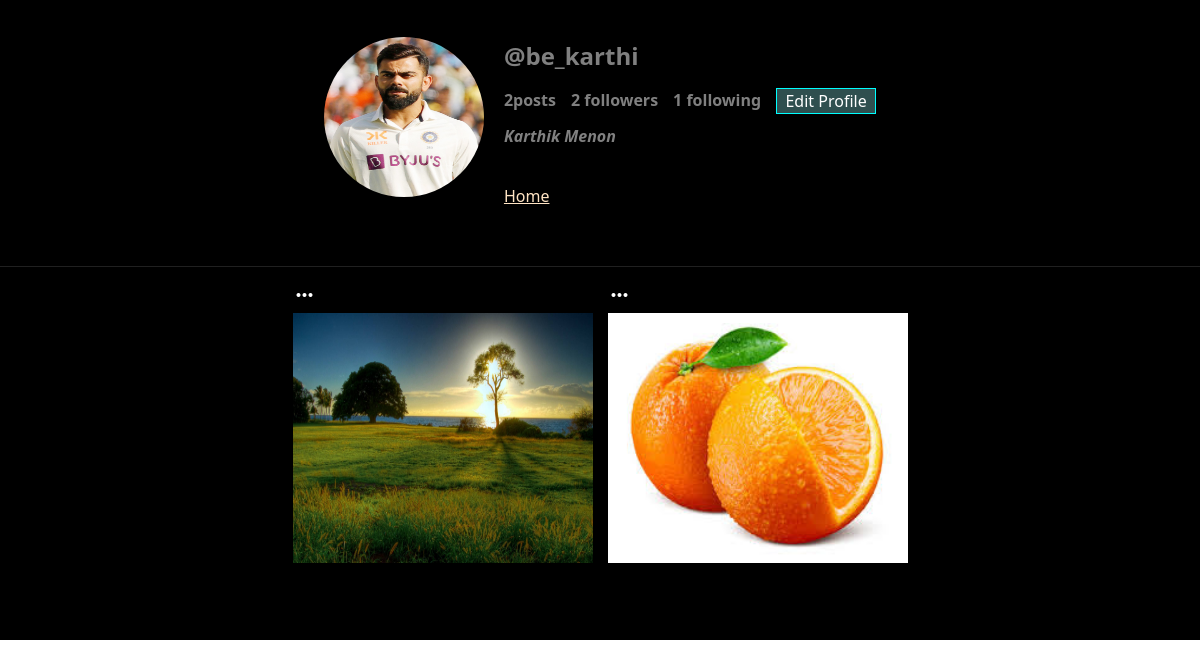
Page /accounts/useracc/be_karthi (signed in) on the committed database.
### socialapp/models.py (models this page shows, shortened)
class Profile(models.Model):
    user=models.OneToOneField(User,on_delete=models.CASCADE)
    fullname=models.CharField(max_length=50,blank=True)
    bio=models.TextField(blank=True)
    location=models.CharField(max_length=50,blank=True)
    links=models.URLField(blank=True)
    profile_pic=models.ImageField(upload_to='pictures',default='blank_profile.jpg')

class Post(models.Model):
    id=models.UUIDField(primary_key=True,default=uuid.uuid4)
    user=models.CharField(max_length=100)
    image=models.ImageField(upload_to='post_images')
    caption=models.TextField()
    created_at=models.DateTimeField(default=datetime.now)
    no_of_likes=models.IntegerField(default=0)

### socialapp/views.py (the view)
# urls.py: path('useracc/<str:pk>',views.useraccount,name='useracc'),
@login_required(login_url='login')
def useraccount(request,pk):
    user_object=User.objects.get(username=pk)
    user_profile=Profile.objects.get(user=user_object)
    user_posts=Post.objects.filter(user=pk)
    user_post_length=len(user_posts)
    follower=request.user.username
    user=pk
    if FollowersCount.objects.filter(follower=follower,user=user).first():
        button_text='unfollow'
    else:
        button_text='follow'
    user_followers=len(FollowersCount.objects.filter(user=pk))
    user_following=len(FollowersCount.objects.filter(follower=pk))
    context={
        'user_object':user_object,
        'user_profile':user_profile,
        'user_posts':user_posts,
        'user_post_length':user_post_length,
        'button_text':button_text,
        'user_followers':user_followers,
        'user_following':user_following
    }
    return render(request,'useraccount.html',context)

### templates/useraccount.html (shortened to what this page needs)
{% load static %}
<!DOCTYPE html>
<html lang="en">
<head>
    <link href="{% static 'css/useraccount.css' %}" rel="stylesheet">
    <link href="https://cdn.jsdelivr.net/npm/bootstrap@5.3.3/dist/css/bootstrap.min.css" rel="stylesheet">
</head>
<body>
    <div class="maindiv">
        <div class=" userdet">
            <div class="imgpart">
                <figure><img src="/accounts/{{user_profile.profile_pic}}" ></figure>
            </div>
            <div class="detpart">
                <h4><b>@{{user_profile.user.username}}</b></h4>
                <form action="{% url 'follow' %}" method="post">
                    <div class="linepart">
                        {% if user_post_length == 0 %}
                        <span><b>No post</b></span>
                        {% elif user_post_length == 1 %}
                        <span><b>{{user_post_length}}post</b></span>
                        {% else %}
                        <span><b>{{user_post_length}}posts</b></span>
                        {% endif %}
                        {% if user_followers == 0 or user_followers == 1 %}
                        <span><b>{{user_followers}} follower</b></span>
                        {% else %}
                        <span><b>{{user_followers}} followers</b></span>
                        {% endif %}
                        <span><b>{{user_following}} following</b></span>
                        {% if user_object.username == user.username %}
                        <a href="{% url 'profile' %}"><button type="button" class="btnuser">Edit Profile</button> </a>
                        {% else %}
                        <a data-ripple=""><button type="submit" class="btnuser">{{button_text}}</button></a>
                        {% endif %}
                    </div>
                </form>
                <b><i>{{user_profile.fullname}}</i></b>
                <a href="{% url 'home' %}" style="color:bisque;">Home</a>
            </div>
        </div>
        <hr>
        <div class="userpost">
            <div class="feeds">
                {% if user_post_length == 0 %}
                <div>
                    <p style="text-align: center;"><span class="material-symbols-outlined" style="font-size: 50px;">
                        photo_camera
                    </span></p>
                    <i><h4>No posts yet</h4></i>
                </div>
                {% else %}
                {% for post in user_posts %}
                <div>
                    {% if request.user.username == post.user %}
                    <div class="d-flex"><a href="{% url 'delete' post.id %}" class="myDIV">
                        <span class="material-symbols-outlined">
                        </span></a>
                    </div>
                    {% endif %}
                    <div>
                        <a href="/accounts/{{post.image}}">
                            <img src="/accounts/{{post.image}}" alt="" height="250" width="300">
                        </a>
                    </div>
                </div>
                {% endfor %}
                {% endif %}
            </div>
        </div>
    </div>
</body>
</html>

### static/css/useraccount.css (style rules this page uses)
* { padding: 0; margin: 0; }
.maindiv { min-height: 640px; background-color: black; color:grey; }
.userdet { display: flex; justify-content: center; gap: 20px; height: 250px; }
.imgpart { display: flex; justify-content: center; align-items: center; }
.userdet img { width: 160px; height: 160px; border-radius: 50%; }
.detpart { display: flex; flex-direction: column; justify-content: center; gap: 10px; }
.linepart { display: flex; gap: 15px; }
.btnuser { background-color: rgba(0, 255, 255, 0.308); border: 1px solid cyan; color: white; width: 100px; background-color: darkslategray; }
.userpost { display: flex; align-items: center; }
.feeds { display: flex; justify-content: center; align-items: center; width: 100%; gap: 15px; }

### templates/useraccount.html (style rules this page uses)
.myDIV { color: white; }

### rows in the picture
Profile: profile_pic (picture), user.username "be_karthi", fullname "Karthik Menon"
Post: image (picture)
Post: image (picture)

### other values in the picture
{{ user_post_length }} "2"
{{ user_followers }} "2"
{{ user_following }} "1"
